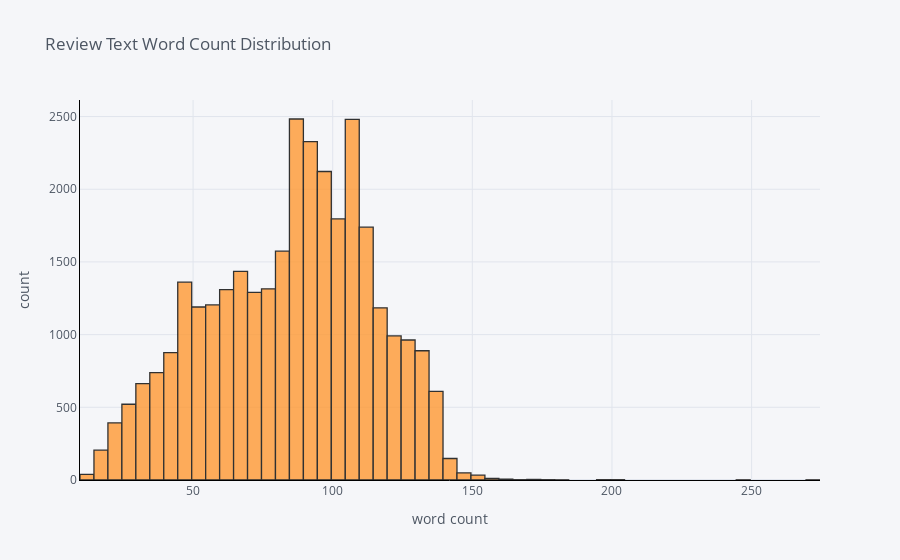

The code cell stored with this chart in its notebook:
### Code cell
#count of words disrtibution
import cufflinks as cf
cf.go_offline()
cf.set_config_file(offline=False, world_readable=True)
train['length'].iplot(
    kind='hist',
    bins=100,
    xTitle='word count',
    linecolor='black',
    yTitle='count',
    title='Review Text Word Count Distribution')

### Figure 1 — Plotly figure (JSON) as saved in the notebook; plotly's stock layout.template omitted (floating-point values rounded to 4 significant figures; data arrays with more than 128 entries replaced by an {"elided": "..."} marker saying what was removed)
{"data": [{"histfunc": "count", "histnorm": "", "marker": {"color": "rgba(255, 153, 51, 1.0)", "line": {"color": "#000000", "width": 1.3}}, "name": "length", "nbinsx": 100, "opacity": 0.8, "orientation": "v", "type": "histogram", "x": {"elided": "31962 int values"}}], "layout": {"barmode": "overlay", "legend": {"bgcolor": "#F5F6F9", "font": {"color": "#4D5663"}}, "paper_bgcolor": "#F5F6F9", "plot_bgcolor": "#F5F6F9", "title": {"font": {"color": "#4D5663"}, "text": "Review Text Word Count Distribution"}, "xaxis": {"gridcolor": "#E1E5ED", "linecolor": "black", "showgrid": true, "tickfont": {"color": "#4D5663"}, "title": {"font": {"color": "#4D5663"}, "text": "word count"}, "zerolinecolor": "#E1E5ED"}, "yaxis": {"gridcolor": "#E1E5ED", "linecolor": "black", "showgrid": true, "tickfont": {"color": "#4D5663"}, "title": {"font": {"color": "#4D5663"}, "text": "count"}, "zerolinecolor": "#E1E5ED"}}}
